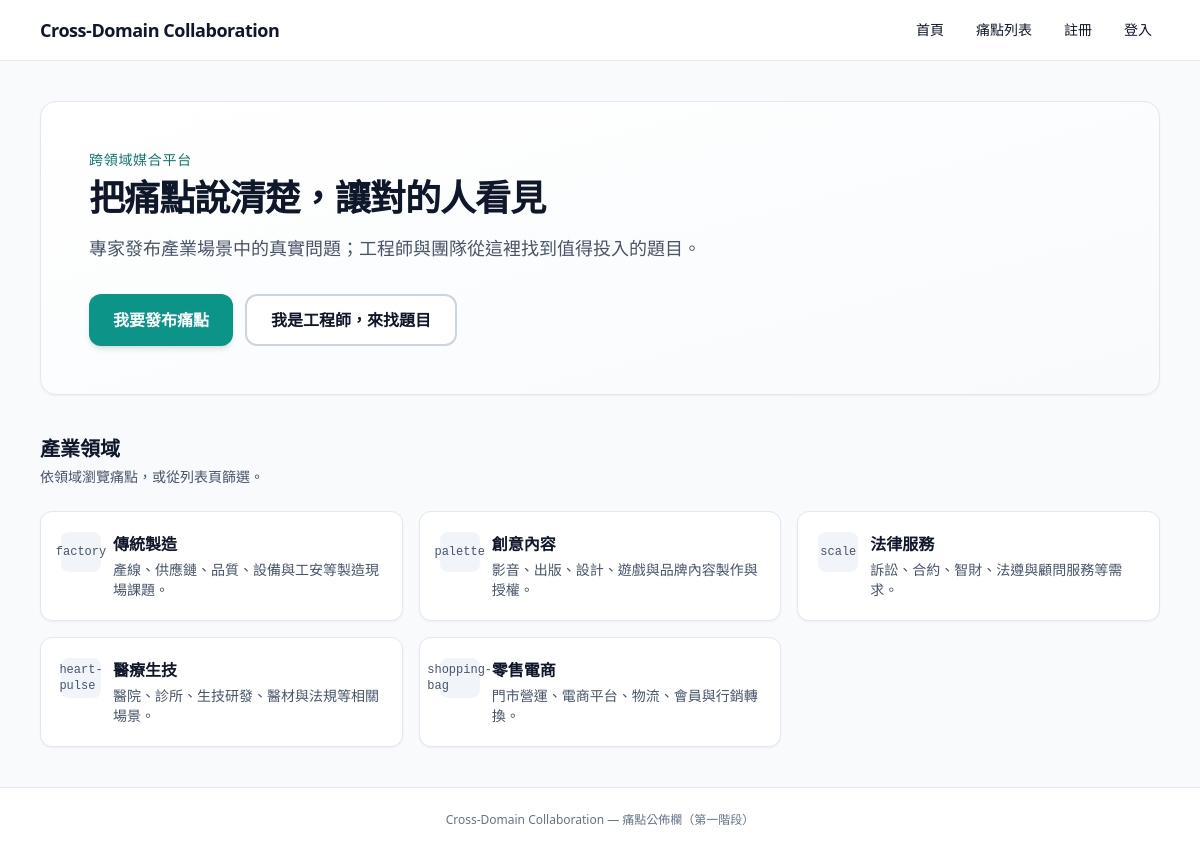
The page / on the database its author committed.
### collaboration/models.py (models this page shows, shortened)
class Category(models.Model):
    name = models.CharField(max_length=100)
    slug = models.SlugField(max_length=120, unique=True, db_index=True, blank=True)
    icon_name = models.CharField(
        max_length=80,
        help_text='圖示名稱或識別字串（供前端顯示）',
    )
    description = models.TextField(blank=True)
    class Meta:
        verbose_name = '產業領域'
        verbose_name_plural = '產業領域'
        ordering = ['name']

### collaboration/views.py (the view)
# urls.py: path('', views.IndexView.as_view(), name='index'),
class IndexView(TemplateView):
    template_name = 'collaboration/index.html'
    def get_context_data(self, **kwargs):
        ctx = super().get_context_data(**kwargs)
        ctx['categories'] = Category.objects.all()
        return ctx

### collaboration/context_processors.py (called while the page is built)
def user_profile(request):
    if not request.user.is_authenticated:
        return {'user_profile': None}
    try:
        return {'user_profile': request.user.profile}
    except UserProfile.DoesNotExist:
        return {'user_profile': None}

### collaboration/templates/collaboration/index.html (shortened to what this page needs)
{% extends 'collaboration/base.html' %}
{% block content %}
<section class="mb-10 rounded-2xl border border-slate-200 bg-gradient-to-br from-white to-slate-50 p-8 shadow-sm sm:p-12">
  <p class="text-sm font-medium uppercase tracking-wider text-teal-700">跨領域媒合平台</p>
  <h1 class="mt-2 text-3xl font-bold tracking-tight text-ink-950 sm:text-4xl">把痛點說清楚，讓對的人看見</h1>
  <p class="mt-4 max-w-2xl text-lg text-slate-600">
    專家發布產業場景中的真實問題；工程師與團隊從這裡找到值得投入的題目。
  </p>
  <div class="mt-8 flex flex-col gap-3 sm:flex-row sm:flex-wrap">
    <a href="{% url 'painpoint_create' %}" class="inline-flex items-center justify-center rounded-xl bg-teal-600 px-6 py-3 text-center text-base font-semibold text-white shadow-md transition hover:bg-teal-700">
      我要發布痛點
    </a>
    <a href="{% url 'painpoint_list' %}" class="inline-flex items-center justify-center rounded-xl border-2 border-slate-300 bg-white px-6 py-3 text-center text-base font-semibold text-ink-950 transition hover:border-teal-600 hover:text-teal-700">
      我是工程師，來找題目
    </a>
  </div>
</section>
<section>
  <h2 class="text-xl font-semibold text-ink-950">產業領域</h2>
  <p class="mt-1 text-sm text-slate-600">依領域瀏覽痛點，或從列表頁篩選。</p>
  <div class="mt-6 grid gap-4 sm:grid-cols-2 lg:grid-cols-3">
    {% for cat in categories %}
      <a href="{% url 'painpoint_list' %}?category={{ cat.slug }}" class="group rounded-xl border border-slate-200 bg-white p-5 shadow-sm transition hover:border-teal-400 hover:shadow-md">
        <div class="flex items-start gap-3">
          <span class="flex h-10 w-10 shrink-0 items-center justify-center rounded-lg bg-slate-100 text-xs font-mono text-slate-600">
            {{ cat.icon_name }}
          </span>
          <div>
            <h3 class="font-semibold text-ink-950 group-hover:text-teal-700">{{ cat.name }}</h3>
            <p class="mt-1 text-sm text-slate-600 line-clamp-3">{{ cat.description }}</p>
          </div>
        </div>
      </a>
    {% empty %}
      <p class="text-slate-600">尚無領域資料。請執行 <code class="rounded bg-slate-100 px-1">python manage.py seed_categories</code>。</p>
    {% endfor %}
  </div>
</section>
{% endblock %}

### collaboration/templates/collaboration/base.html (shortened to what this page needs)
<!DOCTYPE html>
<html lang="zh-Hant">
<head>
  <script src="https://cdn.tailwindcss.com"></script>
</head>
<body class="min-h-screen bg-slate-50 text-slate-900 antialiased">
  <header class="border-b border-slate-200/80 bg-white/90 backdrop-blur">
    <div class="mx-auto flex max-w-6xl flex-wrap items-center justify-between gap-4 px-4 py-4">
      <a href="{% url 'index' %}" class="text-lg font-semibold tracking-tight text-ink-950 hover:text-teal-700">
        Cross-Domain Collaboration
      </a>
      <nav class="flex flex-wrap items-center gap-2 sm:gap-4 text-sm font-medium text-ink-600">
        <a href="{% url 'index' %}" class="rounded-md px-2 py-1 hover:bg-slate-100 hover:text-ink-950">首頁</a>
        <a href="{% url 'painpoint_list' %}" class="rounded-md px-2 py-1 hover:bg-slate-100 hover:text-ink-950">痛點列表</a>
        {% if user.is_authenticated %}
          {% if user_profile and user_profile.role == 'expert' %}
            <a href="{% url 'painpoint_create' %}" class="rounded-md bg-teal-600 px-3 py-1.5 text-white shadow-sm hover:bg-teal-700">發布痛點</a>
          {% endif %}
          <form method="post" action="{% url 'account_logout' %}" class="inline">
            {% csrf_token %}
            <button type="submit" class="rounded-md px-2 py-1 hover:bg-slate-100">登出</button>
          </form>
        {% else %}
          <a href="{% url 'account_signup' %}" class="rounded-md px-2 py-1 hover:bg-slate-100">註冊</a>
          <a href="{% url 'account_login' %}" class="rounded-md px-2 py-1 hover:bg-slate-100">登入</a>
        {% endif %}
      </nav>
    </div>
  </header>
  <main class="mx-auto max-w-6xl px-4 py-10">
    {% block content %}{% endblock %}
  </main>
  <footer class="border-t border-slate-200 bg-white py-6 text-center text-xs text-slate-500">
    Cross-Domain Collaboration — 痛點公佈欄（第一階段）
  </footer>
</body>
</html>

### rows shown on the page
Category: icon_name "factory", name "傳統製造", description "產線、供應鏈、品質、設備與工安等製造現場課題。"
Category: icon_name "palette", name "創意內容", description "影音、出版、設計、遊戲與品牌內容製作與授權。"
Category: icon_name "scale", name "法律服務", description "訴訟、合約、智財、法遵與顧問服務等需求。"
Category: icon_name "heart-pulse", name "醫療生技", description "醫院、診所、生技研發、醫材與法規等相關場景。"
Category: icon_name "shopping-bag", name "零售電商", description "門市營運、電商平台、物流、會員與行銷轉換。"
